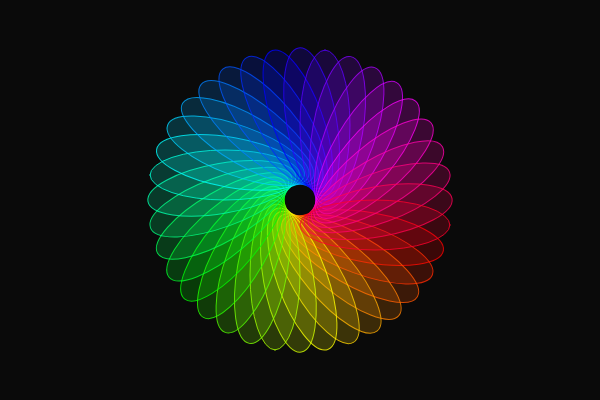
Frame 1 (no input)
Frame 60 (no input): identical to frame 1, image omitted
Frame 120 (the mouse pressed at the canvas centre since frame 60): identical to frame 1, image omitted

The p5.js sketch that drew this single still picture (run headless with seeded random() and noise() and a simulated clock; from frame 60 on, the mouse is pressed at the canvas centre):

// p5.js sketch
// ── sketch.js
/**
 * A simple flower
 * 
 * By Professor Jon E. Froehlich
 * https://jonfroehlich.github.io/
 * http://makeabilitylab.cs.washington.edu
 **/


// Set up the canvas and switch to degrees so the petal rotation reads naturally.
function setup() {
  createCanvas(600, 400);
  // Accessibility: text description of the canvas for screen readers
  // https://p5js.org/reference/p5/describe/
  describe("A flower made of rainbow-colored translucent ellipses rotated around the center of a dark canvas.");

  angleMode(DEGREES);
}

// Draw the flower: from the center, rotate by angleStep and stamp a translucent
// ellipse "petal" each step, sweeping the hue through 360 degrees for a rainbow.
function draw() {
  background(10);

  push();
  colorMode(HSB);
  const angleStep = 10;

  ellipseMode(CORNER);
  translate(width / 2, height / 2);
  for(let angle = 0; angle < 360; angle += angleStep){
    const hue = angle;
    stroke(hue, 100, 100, 0.8);
    fill(hue, 100, 100, 0.2);
    rotate(angleStep);
    ellipse(0, 0, 150, 50);
  }
  noStroke();

  // ellipseMode(CENTER);
  // fill(44, 100, 100, 0.8);
  // circle(0, 0, 18)
  pop();
}
